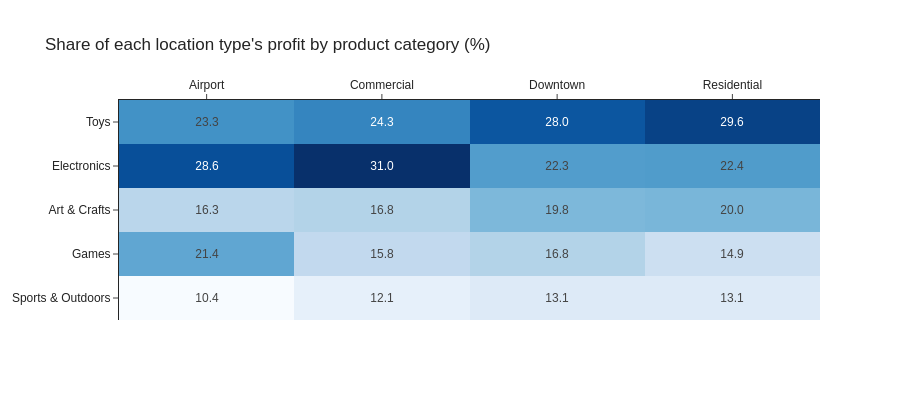

Here is the notebook cell this chart was saved with:
### Code cell
location_order = ['Airport', 'Commercial', 'Downtown', 'Residential']
category_order = df_category['product_category'].tolist()

df_share = df_location_category.pivot(
    index='product_category',
    columns='store_location',
    values='pct_of_location_profit'
).loc[category_order, location_order]

fig = px.imshow(
    df_share,
    text_auto='.1f',
    color_continuous_scale='Blues',
    aspect='auto',
    labels={'x': 'Store location', 'y': '', 'color': '% of profit'},
    title='Share of each location type\'s profit by product category (%)',
    height=400,
)
fig.update_xaxes(side='top', title='')
fig.update_layout(coloraxis_showscale=False)
fig.show()

### Figure 1 — Plotly figure (JSON) as saved in the notebook; plotly's stock layout.template omitted (floating-point values rounded to 4 significant figures)
{"data": [{"coloraxis": "coloraxis", "hovertemplate": "Store location: %{x}<br>y: %{y}<br>% of profit: %{z}<extra></extra>", "name": "0", "texttemplate": "%{z:.1f}", "type": "heatmap", "x": ["Airport", "Commercial", "Downtown", "Residential"], "xaxis": "x", "y": ["Toys", "Electronics", "Art & Crafts", "Games", "Sports & Outdoors"], "yaxis": "y", "z": [[23.3, 24.3, 28.0, 29.6], [28.6, 31.0, 22.3, 22.4], [16.3, 16.8, 19.8, 20.0], [21.4, 15.8, 16.8, 14.9], [10.4, 12.1, 13.1, 13.1]]}], "layout": {"coloraxis": {"autocolorscale": false, "colorbar": {"title": {"text": "% of profit"}}, "colorscale": [[0.0, "rgb(247,251,255)"], [0.125, "rgb(222,235,247)"], [0.25, "rgb(198,219,239)"], [0.375, "rgb(158,202,225)"], [0.5, "rgb(107,174,214)"], [0.625, "rgb(66,146,198)"], [0.75, "rgb(33,113,181)"], [0.875, "rgb(8,81,156)"], [1.0, "rgb(8,48,107)"]], "showscale": false}, "height": 400, "title": {"text": "Share of each location type's profit by product category (%)"}, "xaxis": {"anchor": "y", "domain": [0.0, 1.0], "side": "top", "title": {"text": ""}}, "yaxis": {"anchor": "x", "autorange": "reversed", "domain": [0.0, 1.0]}}}
